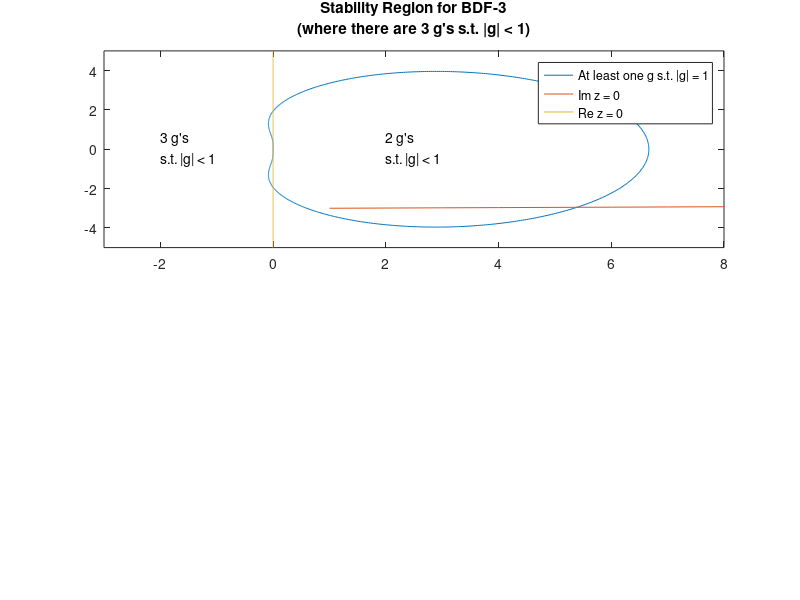

The MATLAB source for this figure: (Note: this script raises an error after producing the figure.)
%% Zachary Kaplan
 % Math 440
 % HW3
 % 4/9/19
 
%% Problem 1
% We are using root locus method to find the stability region of BDF-3
 
% Linear granularity of discretization for curve plotting.
N = 1000;
% We are interested in values of g that cross |g| = 1, so we consider
% many values of g along that curve.
G = exp(1i * linspace(0, 2*pi, N));
% By hand, we found that f(g, z) = 0 can be explicity solved for z(g):
Z = 11/6 + 1/6*(-18./G + 9./(G.^2) -2./(G.^3));

% Lets plot the image of G under the equation f(g, z) = 0.
figure;
subplot(2, 1, 1);
plot(Z);

% We also found by hand the matrix for the recurrance relation in BDF-3,
% whose eigen values are our growth factors.
M = @(z) [ 18/(11-6*z), -9/(11-6*z), 2/(11-6*z) ; ...
           1          ,  0         , 0          ; ...
           0          ,  1         , 0         ];

% The graph clearly has two regions, one which contains -2,
% and the other which contains 2. We will use these values as test points.
for z = [-2 2]
    m = M(z);    % Get the matrix for test point.
    g = eig(m);  % Find the eigen values.
    num_lt_1 = sum(abs(g) < 1);  % Adding eps for float comparison.
    text(real(z), imag(z), ...
        sprintf('%d g''s\ns.t. |g| < 1', num_lt_1));
end

% Make sure everything is visible.
X_bounds = [-3 8];
Y_bounds = [-5 5];
axis([X_bounds Y_bounds])

% Title the plot for clarity.
title({'Stability Region for BDF-3', ...
       '(where there are 3 g''s s.t. |g| < 1)'});
   
% Add axis to help visualize.
hold on;
plot(complex(linspace(X_bounds(1), X_bounds(2), N)));
plot(1i*linspace(Y_bounds(1), Y_bounds(2), N));

legend('At least one g s.t. |g| = 1', 'Im z = 0', 'Re z = 0');

%% Problem 2
% Now we just want to plot a simple complex region for RK-4 stability.

% Bounds on region (guess and check until sufficient).
X_bounds = [-5 5];
Y_bounds = [-5 5];

% Precision desired (number of points per linear grid unit).
p = 1000;

% Create grid of points.
x = X_bounds(1):1/p:X_bounds(2);
y = Y_bounds(1):1/p:Y_bounds(2);
[X,Y] = meshgrid(x, y);
Z = X + 1i*Y;

% Function describing our growth factor as a function of z.
g = @(z) 1 + 1/6*(6*z + 3*z.^2 + z.^3 + z.^4/4);

subplot(2, 1, 2);
% Plot where the abs(g(Z)) < 1
plot(Z(abs(g(Z)) <= 1));

% Add axis to help visualize.
hold on;
plot(complex(linspace(X_bounds(1), X_bounds(2), N)));
plot(1i*linspace(Y_bounds(1), Y_bounds(2), N));

% Title the plot for clarity.
title('Stability Region for RK-4');
   
legend('SS_{RK-4}', 'Im z = 0', 'Re z = 0');

% Create a step function for when z is in ss_rk4 and not.
ss_rk4_step = zeros(size(Z));
ss_rk4_step(abs(g(Z)) <= 1) = 1;

% Label the points where the imaginary axis exits the region.
ind_plus = find(ss_rk4_step(y > 0, x == 0) == 0, 1) + sum(y <= 0);
ind_neg = find(ss_rk4_step(y < 0, x == 0) == 0, 1, 'last');

text(0, y(ind_plus), sprintf('%fi', y(ind_plus)));
text(0, y(ind_neg), sprintf('%fi', y(ind_neg)));